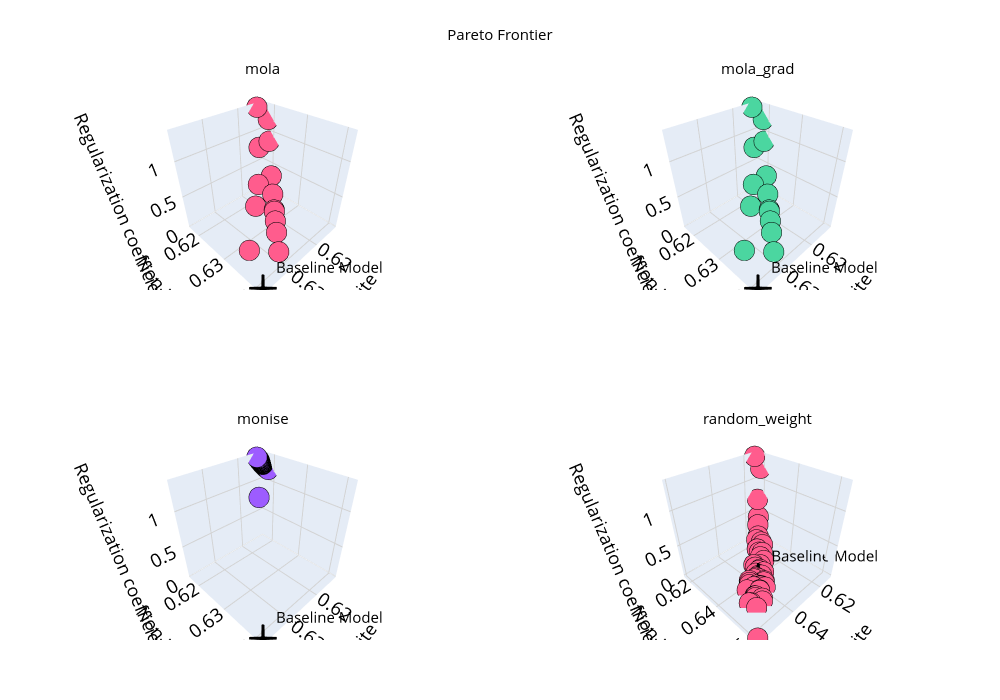

Notebook code cell kept with this figure:
### Markdown cell above
## A posteriori Decision Making

* Comparison between MOO methods
* Ensemble and Evaluation

### Code cell
pareto_dict = {
        method: res["objectives"]
        for method, res in results.items()
        if "objectives" in res
    }

hypervolumes_dict = {
        method: res["hypervolume"]
        for method, res in results.items()
        if "hypervolume" in res
    }

colors_pareto = ['#FF5C8D', '#FF5C8D', '#FF5C8D']
#colors_hv = ['#FF5C8D', '#FF5C8D', '#4BD6A0', '#9D5CFF']
colors_hv = ['#d7191c', '#fdae61', '#abd9e9', '#2c7bb6']
title = ""
axes_label = ["White", "Non-White", "Regularization coefficient"]

plot_pareto(methods=pareto_dict,
               labels=axes_label, 
               #title=title,
               point = equal.objs,
               color=colors_hv,
               save_path='images/3_objs_methods.png',
               figsize=(10,10),
               fontsize=20,
               s_factor=2
               )

plot_pareto_plotly(methods=pareto_dict,
            labels=axes_label, 
            # title=title,
            point=equal.objs,
            # color="#FF5C8D",
            fontsize=15,
            figsize=(15,7),
            save_path='images/2_objs_methods_plotly.pdf'
            )

plot_multiple_hypervolumes(methods_hv=hypervolumes_dict)

### Figure 1 — Plotly figure (JSON) as saved in the notebook; plotly's stock layout.template omitted (floating-point values rounded to 4 significant figures)
{"data": [{"marker": {"color": "#FF5C8D", "line": {"color": "black", "width": 1}, "size": 12}, "mode": "markers", "scene": "scene", "type": "scatter3d", "x": [0.6217, 0.629, 0.6257, 0.6237, 0.6334, 0.6219, 0.6243, 0.619, 0.6199, 0.6162, 0.6129, 0.6152, 0.6124, 0.6145, 0.6145], "y": [0.6298, 0.638, 0.6343, 0.632, 0.6332, 0.6301, 0.6258, 0.6267, 0.6224, 0.6235, 0.6195, 0.618, 0.6186, 0.6166, 0.6166], "z": [0.2214, 0.07955, 0.1284, 0.1698, 0.0827, 0.2142, 0.2422, 0.3179, 0.3909, 0.4704, 0.8737, 0.793, 1.172, 1.338, 1.338]}, {"marker": {"color": "black", "size": 15, "symbol": "cross"}, "mode": "markers+text", "name": "Baseline Model", "scene": "scene", "text": ["Baseline Model"], "textposition": "top right", "type": "scatter3d", "x": [0.6373], "y": [0.6413], "z": [0.02648]}, {"marker": {"color": "#4BD6A0", "line": {"color": "black", "width": 1}, "size": 12}, "mode": "markers", "scene": "scene2", "type": "scatter3d", "x": [0.6217, 0.629, 0.6257, 0.6237, 0.6334, 0.6219, 0.6243, 0.619, 0.6199, 0.6162, 0.6129, 0.6152, 0.6124, 0.6145, 0.6145], "y": [0.6298, 0.638, 0.6343, 0.632, 0.6332, 0.6301, 0.6258, 0.6267, 0.6224, 0.6235, 0.6195, 0.618, 0.6186, 0.6166, 0.6166], "z": [0.2214, 0.07955, 0.1284, 0.1698, 0.0827, 0.2142, 0.2422, 0.3179, 0.3909, 0.4704, 0.8737, 0.793, 1.172, 1.338, 1.338]}, {"marker": {"color": "black", "size": 15, "symbol": "cross"}, "mode": "markers+text", "name": "Baseline Model", "scene": "scene2", "text": ["Baseline Model"], "textposition": "top right", "type": "scatter3d", "x": [0.6373], "y": [0.6413], "z": [0.02648]}, {"marker": {"color": "#9D5CFF", "line": {"color": "black", "width": 1}, "size": 12}, "mode": "markers", "scene": "scene3", "type": "scatter3d", "x": [0.6124, 0.6145, 0.6145, 0.6152, 0.6129, 0.6126, 0.6136, 0.6127, 0.6132, 0.614, 0.6125, 0.6126, 0.6125, 0.6128, 0.6131, 0.6134, 0.6138, 0.6142, 0.6124, 0.6125, 0.6126, 0.6127, 0.6125, 0.6125, 0.6128, 0.613, 0.6129, 0.6131, 0.6133, 0.6135, 0.6137, 0.6144, 0.6139, 0.6141, 0.6124, 0.6124, 0.6124, 0.6128, 0.6128, 0.6124, 0.6128, 0.6127, 0.6128, 0.6124, 0.6128, 0.6124, 0.6128, 0.6128, 0.6128, 0.6128], "y": [0.6186, 0.6166, 0.6166, 0.618, 0.6171, 0.6177, 0.6167, 0.6174, 0.6169, 0.6166, 0.6181, 0.6175, 0.6179, 0.6172, 0.617, 0.6168, 0.6167, 0.6166, 0.6183, 0.6182, 0.6176, 0.6174, 0.618, 0.6178, 0.6173, 0.617, 0.6171, 0.6169, 0.6168, 0.6167, 0.6167, 0.6166, 0.6166, 0.6166, 0.6185, 0.6184, 0.6184, 0.6172, 0.6172, 0.6184, 0.6172, 0.6173, 0.6173, 0.6185, 0.6172, 0.6184, 0.6173, 0.6173, 0.6172, 0.6173], "z": [1.172, 1.338, 1.338, 0.793, 1.228, 1.193, 1.277, 1.209, 1.251, 1.306, 1.181, 1.201, 1.186, 1.218, 1.239, 1.264, 1.291, 1.322, 1.176, 1.178, 1.197, 1.204, 1.183, 1.19, 1.213, 1.234, 1.223, 1.245, 1.257, 1.27, 1.284, 1.331, 1.299, 1.314, 1.174, 1.175, 1.175, 1.216, 1.22, 1.175, 1.219, 1.212, 1.215, 1.173, 1.22, 1.174, 1.215, 1.215, 1.216, 1.215]}, {"marker": {"color": "black", "size": 15, "symbol": "cross"}, "mode": "markers+text", "name": "Baseline Model", "scene": "scene3", "text": ["Baseline Model"], "textposition": "top right", "type": "scatter3d", "x": [0.6373], "y": [0.6413], "z": [0.02648]}, {"marker": {"color": "#FF5C8D", "line": {"color": "black", "width": 1}, "size": 12}, "mode": "markers", "scene": "scene4", "type": "scatter3d", "x": [0.6124, 0.6145, 0.6145, 0.6336, 0.6395, 0.6598, 0.6427, 0.6403, 0.6263, 0.6345, 0.6502, 0.646, 0.6225, 0.6281, 0.6343, 0.6267, 0.626, 0.6467, 0.6424, 0.6287, 0.6464, 0.6427, 0.6461, 0.6216, 0.6355, 0.6168, 0.6187, 0.6406, 0.6507, 0.6376, 0.6501, 0.6263, 0.6429, 0.6147, 0.6335, 0.6366, 0.6378, 0.6371, 0.6338, 0.6449, 0.6435, 0.642, 0.6412, 0.6396, 0.6364, 0.6234, 0.6462, 0.6231, 0.6382, 0.6315], "y": [0.6186, 0.6166, 0.6166, 0.6388, 0.6479, 0.6631, 0.641, 0.6458, 0.6299, 0.6389, 0.6531, 0.6524, 0.629, 0.6339, 0.6364, 0.6318, 0.6331, 0.649, 0.6472, 0.6368, 0.6434, 0.6474, 0.6484, 0.6259, 0.6418, 0.6213, 0.6229, 0.646, 0.6492, 0.6455, 0.6496, 0.6299, 0.6442, 0.6186, 0.6412, 0.6391, 0.6426, 0.6451, 0.6349, 0.6513, 0.6419, 0.6402, 0.6444, 0.641, 0.641, 0.6266, 0.6481, 0.6305, 0.641, 0.637], "z": [1.172, 1.338, 1.338, 0.04343, 0.01584, 0.002559, 0.02214, 0.01586, 0.1421, 0.03974, 0.006363, 0.007911, 0.2006, 0.09525, 0.05114, 0.1206, 0.1244, 0.009212, 0.01267, 0.08374, 0.01553, 0.01232, 0.009837, 0.2506, 0.03052, 0.4717, 0.3744, 0.01537, 0.008312, 0.02095, 0.008097, 0.1433, 0.01522, 0.714, 0.04026, 0.03376, 0.02337, 0.02271, 0.063, 0.008864, 0.01938, 0.02536, 0.01624, 0.02391, 0.02921, 0.2198, 0.009972, 0.1838, 0.02562, 0.05907]}, {"marker": {"color": "black", "size": 15, "symbol": "cross"}, "mode": "markers+text", "name": "Baseline Model", "scene": "scene4", "text": ["Baseline Model"], "textposition": "top right", "type": "scatter3d", "x": [0.6373], "y": [0.6413], "z": [0.02648]}], "layout": {"annotations": [{"font": {"color": "black", "size": 15}, "showarrow": false, "text": "mola", "x": 0.225, "xanchor": "center", "xref": "paper", "y": 1, "yanchor": "bottom", "yref": "paper"}, {"font": {"color": "black", "size": 15}, "showarrow": false, "text": "mola_grad", "x": 0.775, "xanchor": "center", "xref": "paper", "y": 1, "yanchor": "bottom", "yref": "paper"}, {"font": {"color": "black", "size": 15}, "showarrow": false, "text": "monise", "x": 0.225, "xanchor": "center", "xref": "paper", "y": 0.375, "yanchor": "bottom", "yref": "paper"}, {"font": {"color": "black", "size": 15}, "showarrow": false, "text": "random_weight", "x": 0.775, "xanchor": "center", "xref": "paper", "y": 0.375, "yanchor": "bottom", "yref": "paper"}], "font": {"color": "black", "size": 15}, "height": 700, "margin": {"b": 60, "l": 60, "r": 40, "t": 80}, "paper_bgcolor": "white", "plot_bgcolor": "white", "scene": {"domain": {"x": [0, 0.45], "y": [0.625, 1]}, "xaxis": {"gridcolor": "lightgray", "showgrid": true, "title": {"text": "White"}}, "yaxis": {"gridcolor": "lightgray", "showgrid": true, "title": {"text": "Non-White"}}, "zaxis": {"gridcolor": "lightgray", "showgrid": true, "title": {"text": "Regularization coefficient"}}}, "scene2": {"domain": {"x": [0.55, 1], "y": [0.625, 1]}, "xaxis": {"gridcolor": "lightgray", "showgrid": true, "title": {"text": "White"}}, "yaxis": {"gridcolor": "lightgray", "showgrid": true, "title": {"text": "Non-White"}}, "zaxis": {"gridcolor": "lightgray", "showgrid": true, "title": {"text": "Regularization coefficient"}}}, "scene3": {"domain": {"x": [0, 0.45], "y": [0, 0.375]}, "xaxis": {"gridcolor": "lightgray", "showgrid": true, "title": {"text": "White"}}, "yaxis": {"gridcolor": "lightgray", "showgrid": true, "title": {"text": "Non-White"}}, "zaxis": {"gridcolor": "lightgray", "showgrid": true, "title": {"text": "Regularization coefficient"}}}, "scene4": {"domain": {"x": [0.55, 1], "y": [0, 0.375]}, "xaxis": {"gridcolor": "lightgray", "showgrid": true, "title": {"text": "White"}}, "yaxis": {"gridcolor": "lightgray", "showgrid": true, "title": {"text": "Non-White"}}, "zaxis": {"gridcolor": "lightgray", "showgrid": true, "title": {"text": "Regularization coefficient"}}}, "showlegend": false, "title": {"font": {"size": 15}, "text": "Pareto Frontier", "x": 0.5, "xanchor": "center"}, "width": 1000}}
